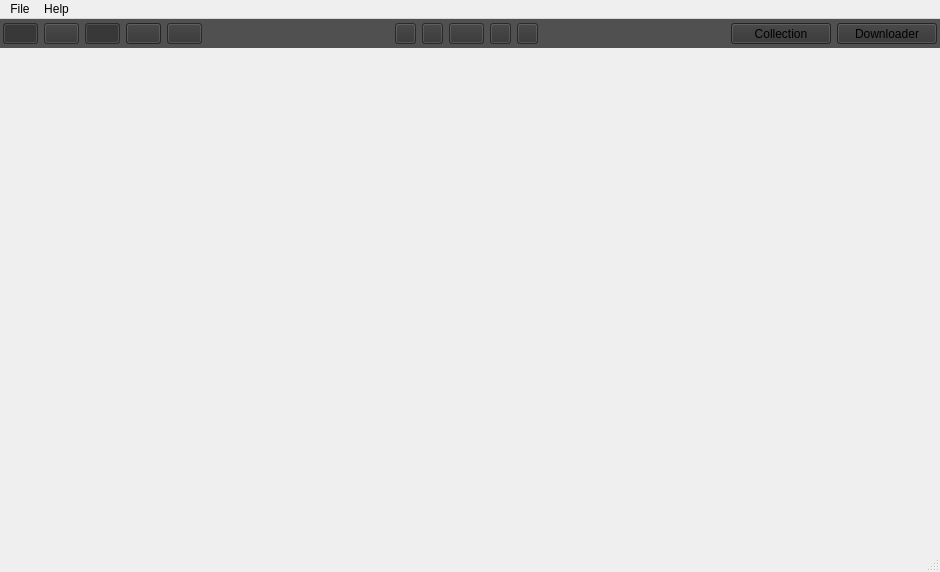
<?xml version="1.0" encoding="UTF-8"?>
<ui version="4.0">
 <class>MainWindow</class>
 <widget class="QMainWindow" name="MainWindow">
  <property name="geometry">
   <rect>
    <x>0</x>
    <y>0</y>
    <width>940</width>
    <height>572</height>
   </rect>
  </property>
  <property name="sizePolicy">
   <sizepolicy hsizetype="Expanding" vsizetype="Expanding">
    <horstretch>0</horstretch>
    <verstretch>0</verstretch>
   </sizepolicy>
  </property>
  <property name="acceptDrops">
   <bool>true</bool>
  </property>
  <property name="windowTitle">
   <string>Kosuzu</string>
  </property>
  <widget class="QWidget" name="centralwidget">
   <property name="sizePolicy">
    <sizepolicy hsizetype="Expanding" vsizetype="Expanding">
     <horstretch>0</horstretch>
     <verstretch>0</verstretch>
    </sizepolicy>
   </property>
   <layout class="QVBoxLayout" name="verticalLayout_2">
    <property name="spacing">
     <number>0</number>
    </property>
    <property name="leftMargin">
     <number>0</number>
    </property>
    <property name="topMargin">
     <number>0</number>
    </property>
    <property name="rightMargin">
     <number>0</number>
    </property>
    <property name="bottomMargin">
     <number>0</number>
    </property>
    <item>
     <widget class="QWidget" name="widgetButtons" native="true">
      <property name="sizePolicy">
       <sizepolicy hsizetype="Expanding" vsizetype="Expanding">
        <horstretch>0</horstretch>
        <verstretch>0</verstretch>
       </sizepolicy>
      </property>
      <property name="minimumSize">
       <size>
        <width>0</width>
        <height>29</height>
       </size>
      </property>
      <property name="maximumSize">
       <size>
        <width>16777215</width>
        <height>29</height>
       </size>
      </property>
      <property name="styleSheet">
       <string notr="true">background-color: #505050;</string>
      </property>
      <layout class="QHBoxLayout" name="horizontalLayout">
       <property name="leftMargin">
        <number>3</number>
       </property>
       <property name="topMargin">
        <number>3</number>
       </property>
       <property name="rightMargin">
        <number>3</number>
       </property>
       <property name="bottomMargin">
        <number>3</number>
       </property>
       <item>
        <widget class="QPushButton" name="buttonNotes">
         <property name="enabled">
          <bool>false</bool>
         </property>
         <property name="sizePolicy">
          <sizepolicy hsizetype="Maximum" vsizetype="Fixed">
           <horstretch>0</horstretch>
           <verstretch>0</verstretch>
          </sizepolicy>
         </property>
         <property name="minimumSize">
          <size>
           <width>21</width>
           <height>21</height>
          </size>
         </property>
         <property name="maximumSize">
          <size>
           <width>35</width>
           <height>21</height>
          </size>
         </property>
         <property name="toolTip">
          <string>Toggle notes (N)</string>
         </property>
         <property name="styleSheet">
          <string notr="true">background-color: #333333;</string>
         </property>
         <property name="text">
          <string/>
         </property>
         <property name="iconSize">
          <size>
           <width>20</width>
           <height>20</height>
          </size>
         </property>
         <property name="checkable">
          <bool>true</bool>
         </property>
         <property name="checked">
          <bool>true</bool>
         </property>
        </widget>
       </item>
       <item>
        <widget class="QPushButton" name="buttonStyle">
         <property name="enabled">
          <bool>false</bool>
         </property>
         <property name="sizePolicy">
          <sizepolicy hsizetype="Maximum" vsizetype="Fixed">
           <horstretch>0</horstretch>
           <verstretch>0</verstretch>
          </sizepolicy>
         </property>
         <property name="minimumSize">
          <size>
           <width>21</width>
           <height>21</height>
          </size>
         </property>
         <property name="maximumSize">
          <size>
           <width>35</width>
           <height>21</height>
          </size>
         </property>
         <property name="toolTip">
          <string>Switch note style (Tab)</string>
         </property>
         <property name="styleSheet">
          <string notr="true">background-color: #333333;</string>
         </property>
         <property name="text">
          <string/>
         </property>
         <property name="iconSize">
          <size>
           <width>20</width>
           <height>20</height>
          </size>
         </property>
         <property name="checkable">
          <bool>false</bool>
         </property>
        </widget>
       </item>
       <item>
        <widget class="QPushButton" name="buttonFit">
         <property name="enabled">
          <bool>false</bool>
         </property>
         <property name="sizePolicy">
          <sizepolicy hsizetype="Maximum" vsizetype="Fixed">
           <horstretch>0</horstretch>
           <verstretch>0</verstretch>
          </sizepolicy>
         </property>
         <property name="minimumSize">
          <size>
           <width>21</width>
           <height>21</height>
          </size>
         </property>
         <property name="maximumSize">
          <size>
           <width>35</width>
           <height>21</height>
          </size>
         </property>
         <property name="toolTip">
          <string>Toggle fit (F)</string>
         </property>
         <property name="styleSheet">
          <string notr="true">background-color: #333333;</string>
         </property>
         <property name="text">
          <string/>
         </property>
         <property name="iconSize">
          <size>
           <width>20</width>
           <height>20</height>
          </size>
         </property>
         <property name="checkable">
          <bool>true</bool>
         </property>
         <property name="checked">
          <bool>true</bool>
         </property>
        </widget>
       </item>
       <item>
        <widget class="QPushButton" name="buttonRightToLeft">
         <property name="sizePolicy">
          <sizepolicy hsizetype="Maximum" vsizetype="Fixed">
           <horstretch>0</horstretch>
           <verstretch>0</verstretch>
          </sizepolicy>
         </property>
         <property name="minimumSize">
          <size>
           <width>21</width>
           <height>21</height>
          </size>
         </property>
         <property name="maximumSize">
          <size>
           <width>35</width>
           <height>21</height>
          </size>
         </property>
         <property name="toolTip">
          <string>Toggle right to left</string>
         </property>
         <property name="styleSheet">
          <string notr="true">background-color: #333333;</string>
         </property>
         <property name="text">
          <string/>
         </property>
         <property name="checkable">
          <bool>true</bool>
         </property>
        </widget>
       </item>
       <item>
        <widget class="QPushButton" name="buttonFullscreen">
         <property name="enabled">
          <bool>false</bool>
         </property>
         <property name="sizePolicy">
          <sizepolicy hsizetype="Maximum" vsizetype="Fixed">
           <horstretch>0</horstretch>
           <verstretch>0</verstretch>
          </sizepolicy>
         </property>
         <property name="minimumSize">
          <size>
           <width>21</width>
           <height>21</height>
          </size>
         </property>
         <property name="maximumSize">
          <size>
           <width>35</width>
           <height>21</height>
          </size>
         </property>
         <property name="toolTip">
          <string>Toggle fullscreen (F11)</string>
         </property>
         <property name="styleSheet">
          <string notr="true">background-color: #333333;</string>
         </property>
         <property name="text">
          <string/>
         </property>
         <property name="iconSize">
          <size>
           <width>20</width>
           <height>20</height>
          </size>
         </property>
         <property name="checkable">
          <bool>true</bool>
         </property>
        </widget>
       </item>
       <item>
        <spacer name="horizontalSpacer">
         <property name="orientation">
          <enum>Qt::Horizontal</enum>
         </property>
         <property name="sizeHint" stdset="0">
          <size>
           <width>40</width>
           <height>20</height>
          </size>
         </property>
        </spacer>
       </item>
       <item>
        <widget class="QPushButton" name="buttonFirst">
         <property name="enabled">
          <bool>false</bool>
         </property>
         <property name="sizePolicy">
          <sizepolicy hsizetype="Fixed" vsizetype="Fixed">
           <horstretch>0</horstretch>
           <verstretch>0</verstretch>
          </sizepolicy>
         </property>
         <property name="minimumSize">
          <size>
           <width>21</width>
           <height>21</height>
          </size>
         </property>
         <property name="maximumSize">
          <size>
           <width>21</width>
           <height>21</height>
          </size>
         </property>
         <property name="toolTip">
          <string>First page</string>
         </property>
         <property name="styleSheet">
          <string notr="true">background-color: #333333;</string>
         </property>
        </widget>
       </item>
       <item>
        <widget class="QPushButton" name="buttonPrev">
         <property name="enabled">
          <bool>false</bool>
         </property>
         <property name="sizePolicy">
          <sizepolicy hsizetype="Fixed" vsizetype="Fixed">
           <horstretch>0</horstretch>
           <verstretch>0</verstretch>
          </sizepolicy>
         </property>
         <property name="minimumSize">
          <size>
           <width>21</width>
           <height>21</height>
          </size>
         </property>
         <property name="maximumSize">
          <size>
           <width>21</width>
           <height>21</height>
          </size>
         </property>
         <property name="toolTip">
          <string>Previous page (Left arrow)</string>
         </property>
         <property name="styleSheet">
          <string notr="true">background-color: #333333;</string>
         </property>
        </widget>
       </item>
       <item>
        <widget class="QPushButton" name="buttonPage">
         <property name="enabled">
          <bool>false</bool>
         </property>
         <property name="sizePolicy">
          <sizepolicy hsizetype="Maximum" vsizetype="Fixed">
           <horstretch>0</horstretch>
           <verstretch>0</verstretch>
          </sizepolicy>
         </property>
         <property name="minimumSize">
          <size>
           <width>21</width>
           <height>21</height>
          </size>
         </property>
         <property name="maximumSize">
          <size>
           <width>35</width>
           <height>21</height>
          </size>
         </property>
         <property name="toolTip">
          <string>Jump to page (P)</string>
         </property>
         <property name="styleSheet">
          <string notr="true">background-color: #333333;</string>
         </property>
         <property name="text">
          <string/>
         </property>
         <property name="iconSize">
          <size>
           <width>20</width>
           <height>20</height>
          </size>
         </property>
         <property name="checkable">
          <bool>false</bool>
         </property>
        </widget>
       </item>
       <item>
        <widget class="QPushButton" name="buttonNext">
         <property name="enabled">
          <bool>false</bool>
         </property>
         <property name="sizePolicy">
          <sizepolicy hsizetype="Fixed" vsizetype="Fixed">
           <horstretch>0</horstretch>
           <verstretch>0</verstretch>
          </sizepolicy>
         </property>
         <property name="minimumSize">
          <size>
           <width>21</width>
           <height>21</height>
          </size>
         </property>
         <property name="maximumSize">
          <size>
           <width>21</width>
           <height>21</height>
          </size>
         </property>
         <property name="toolTip">
          <string>Next page (Right arrow)</string>
         </property>
         <property name="styleSheet">
          <string notr="true">background-color: #333333;</string>
         </property>
        </widget>
       </item>
       <item>
        <widget class="QPushButton" name="buttonLast">
         <property name="enabled">
          <bool>false</bool>
         </property>
         <property name="sizePolicy">
          <sizepolicy hsizetype="Fixed" vsizetype="Fixed">
           <horstretch>0</horstretch>
           <verstretch>0</verstretch>
          </sizepolicy>
         </property>
         <property name="minimumSize">
          <size>
           <width>21</width>
           <height>21</height>
          </size>
         </property>
         <property name="maximumSize">
          <size>
           <width>21</width>
           <height>21</height>
          </size>
         </property>
         <property name="toolTip">
          <string>Last page</string>
         </property>
         <property name="styleSheet">
          <string notr="true">background-color: #333333;</string>
         </property>
        </widget>
       </item>
       <item>
        <spacer name="horizontalSpacer_2">
         <property name="orientation">
          <enum>Qt::Horizontal</enum>
         </property>
         <property name="sizeHint" stdset="0">
          <size>
           <width>40</width>
           <height>20</height>
          </size>
         </property>
        </spacer>
       </item>
       <item>
        <widget class="QPushButton" name="buttonCollection">
         <property name="sizePolicy">
          <sizepolicy hsizetype="Fixed" vsizetype="Fixed">
           <horstretch>0</horstretch>
           <verstretch>0</verstretch>
          </sizepolicy>
         </property>
         <property name="minimumSize">
          <size>
           <width>100</width>
           <height>21</height>
          </size>
         </property>
         <property name="maximumSize">
          <size>
           <width>100</width>
           <height>21</height>
          </size>
         </property>
         <property name="toolTip">
          <string>Open collection window</string>
         </property>
         <property name="styleSheet">
          <string notr="true">background-color: #333333;</string>
         </property>
         <property name="text">
          <string>Collection</string>
         </property>
         <property name="checkable">
          <bool>true</bool>
         </property>
        </widget>
       </item>
       <item>
        <widget class="QPushButton" name="buttonDownloader">
         <property name="sizePolicy">
          <sizepolicy hsizetype="Fixed" vsizetype="Fixed">
           <horstretch>0</horstretch>
           <verstretch>0</verstretch>
          </sizepolicy>
         </property>
         <property name="minimumSize">
          <size>
           <width>100</width>
           <height>21</height>
          </size>
         </property>
         <property name="maximumSize">
          <size>
           <width>100</width>
           <height>21</height>
          </size>
         </property>
         <property name="toolTip">
          <string>Open downloader window</string>
         </property>
         <property name="styleSheet">
          <string notr="true">background-color: #333333;</string>
         </property>
         <property name="text">
          <string>Downloader</string>
         </property>
         <property name="checkable">
          <bool>true</bool>
         </property>
        </widget>
       </item>
      </layout>
     </widget>
    </item>
    <item>
     <widget class="QScrollArea" name="scrollArea">
      <property name="styleSheet">
       <string notr="true">border: none;</string>
      </property>
      <property name="frameShape">
       <enum>QFrame::NoFrame</enum>
      </property>
      <property name="frameShadow">
       <enum>QFrame::Plain</enum>
      </property>
      <property name="lineWidth">
       <number>0</number>
      </property>
      <property name="sizeAdjustPolicy">
       <enum>QAbstractScrollArea::AdjustToContents</enum>
      </property>
      <property name="widgetResizable">
       <bool>true</bool>
      </property>
      <property name="alignment">
       <set>Qt::AlignCenter</set>
      </property>
      <widget class="QWidget" name="scrollAreaWidgetContents">
       <property name="geometry">
        <rect>
         <x>0</x>
         <y>0</y>
         <width>940</width>
         <height>497</height>
        </rect>
       </property>
       <property name="sizePolicy">
        <sizepolicy hsizetype="Expanding" vsizetype="Expanding">
         <horstretch>0</horstretch>
         <verstretch>0</verstretch>
        </sizepolicy>
       </property>
       <layout class="QVBoxLayout" name="verticalLayout">
        <property name="spacing">
         <number>0</number>
        </property>
        <property name="leftMargin">
         <number>0</number>
        </property>
        <property name="topMargin">
         <number>0</number>
        </property>
        <property name="rightMargin">
         <number>0</number>
        </property>
        <property name="bottomMargin">
         <number>0</number>
        </property>
        <item>
         <widget class="QLabel" name="imageLabel">
          <property name="sizePolicy">
           <sizepolicy hsizetype="Expanding" vsizetype="Expanding">
            <horstretch>0</horstretch>
            <verstretch>0</verstretch>
           </sizepolicy>
          </property>
          <property name="lineWidth">
           <number>0</number>
          </property>
          <property name="text">
           <string/>
          </property>
          <property name="alignment">
           <set>Qt::AlignCenter</set>
          </property>
         </widget>
        </item>
       </layout>
      </widget>
     </widget>
    </item>
   </layout>
  </widget>
  <widget class="QStatusBar" name="statusBar"/>
  <widget class="QMenuBar" name="menuBar">
   <property name="geometry">
    <rect>
     <x>0</x>
     <y>0</y>
     <width>940</width>
     <height>23</height>
    </rect>
   </property>
   <widget class="QMenu" name="menuFile">
    <property name="title">
     <string>File</string>
    </property>
    <addaction name="actionOpenKszFile"/>
    <addaction name="actionOpenProgramFolder"/>
    <addaction name="actionOpenDownloadsFolder"/>
   </widget>
   <widget class="QMenu" name="menuHelp">
    <property name="title">
     <string>Help</string>
    </property>
    <addaction name="actionGitHubRepository"/>
    <addaction name="separator"/>
    <addaction name="actionAboutQt"/>
    <addaction name="actionAboutKosuzu"/>
   </widget>
   <addaction name="menuFile"/>
   <addaction name="menuHelp"/>
  </widget>
  <action name="actionOpenKszFile">
   <property name="text">
    <string>Open ksz file</string>
   </property>
  </action>
  <action name="actionCollection">
   <property name="text">
    <string>Collection</string>
   </property>
  </action>
  <action name="actionDownload">
   <property name="text">
    <string>Download</string>
   </property>
  </action>
  <action name="actionAboutKosuzu">
   <property name="text">
    <string>About Kosuzu</string>
   </property>
  </action>
  <action name="actionAboutQt">
   <property name="text">
    <string>About Qt</string>
   </property>
  </action>
  <action name="actionCheckForUpdate">
   <property name="text">
    <string>Check for update</string>
   </property>
  </action>
  <action name="actionGitHubRepository">
   <property name="text">
    <string>GitHub repository</string>
   </property>
  </action>
  <action name="actionOpenProgramFolder">
   <property name="text">
    <string>Open program folder</string>
   </property>
  </action>
  <action name="actionOpenDownloadsFolder">
   <property name="text">
    <string>Open downloads folder</string>
   </property>
  </action>
 </widget>
 <resources/>
 <connections/>
</ui>
